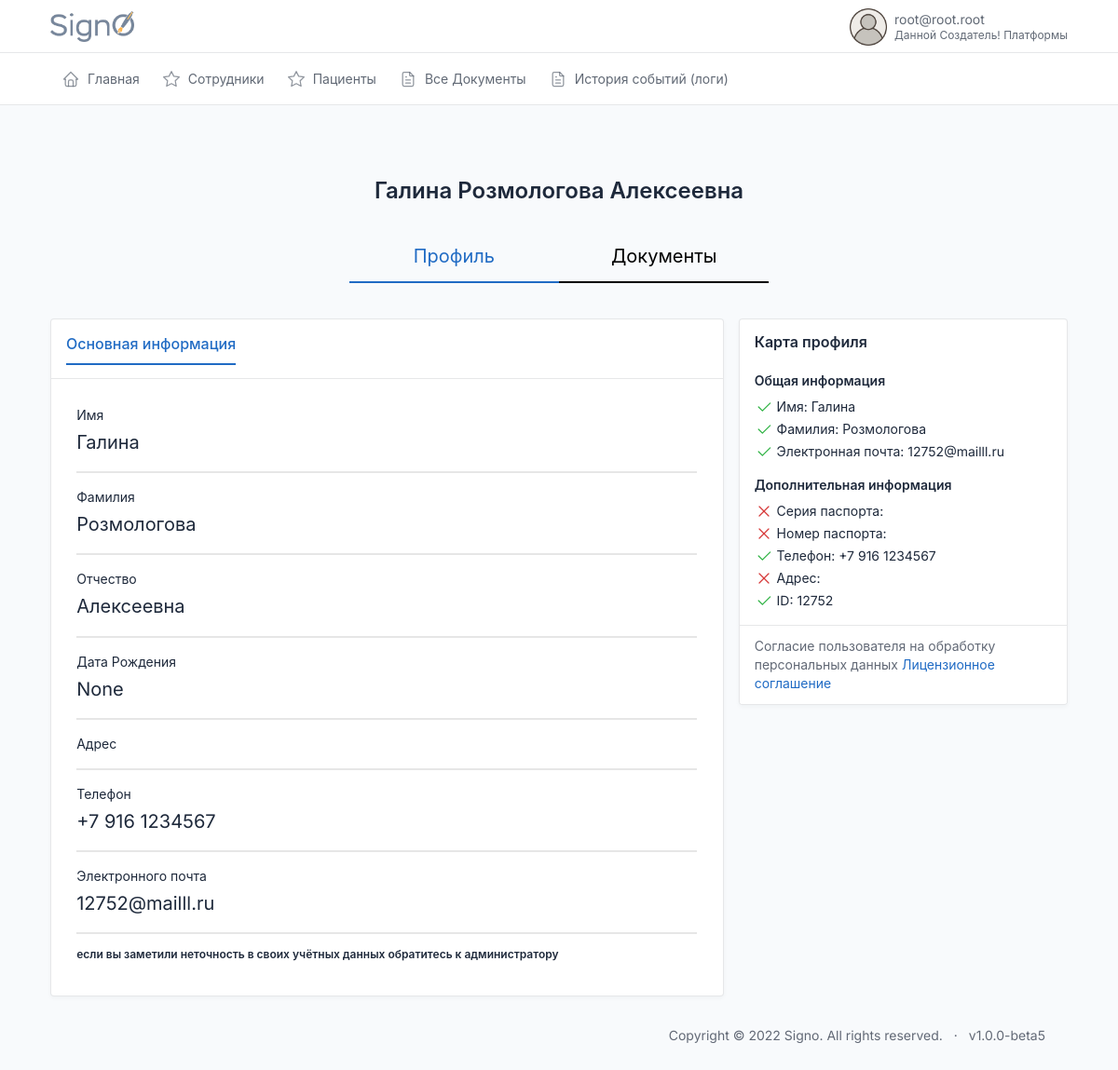
The page /id/user/46/ (signed in) on the database its author committed.
### users/models.py (models this page shows, shortened)
class CustomUser(AbstractBaseUser, PermissionsMixin):
    email = models.EmailField(max_length=254, unique=True, verbose_name='Электронная почта')
    first_name = models.CharField(u"Имя", max_length=100, blank=True, null=True)
    last_name = models.CharField(u"Фамилия", max_length=100, blank=True, null=True)
    patronymic = models.CharField(u"Отчество", max_length=100, blank=True, null=True)
    pasport_series = models.CharField(max_length=12, blank=True, verbose_name='Серия паспорта')
    pasport_number = models.CharField(max_length=12, blank=True, verbose_name='Номер паспорта')
    addres = models.CharField(max_length=240, blank=True, verbose_name='Адрес пользователя')
    user_profile_id = models.IntegerField(blank=True, verbose_name='ID пользователя', null=True)
    phone = models.CharField(max_length=24, verbose_name='Телефон')
    uniq_id = models.CharField(unique=True, max_length=12, blank=True, null=True, verbose_name='Уникальный ID')
    photo = models.ImageField(
        upload_to='users/%Y/%m/%d/',
        blank=True,
        default='../static/images/default_avatar.png',
        verbose_name='Аватар')
    is_active = models.BooleanField(default=True, verbose_name='Активирован')
    is_admin = models.BooleanField(default=False, verbose_name='Администратор')
    is_staff = models.BooleanField(_('staff status'), default=False)
    is_superuser = models.BooleanField(_('super user'), default=False)
    date_joined = models.DateTimeField(u'date joined', blank=True, null=True, default=timezone.now)
    last_login = models.DateTimeField(u'last login', blank=True, null=True)
    groups = models.ManyToManyField(Group, blank=True, null=True, verbose_name='Группы', related_name='groups')
    user_permissions = models.ManyToManyField(Permission, blank=True, null=True, verbose_name='Разрешения', related_name='user_permissions')
    date_of_birthday = models.DateField(blank=True, null=True, verbose_name='Дата Рождения')
    ADMINISTRATOR = 'AD'
    DOCTOR = 'DO'
    CLIENT = 'CL'
    DIRECTOR = 'DI'
    TYPE_ROLE = [
        (ADMINISTRATOR, 'Администратор'),
        (DOCTOR, 'Врач'),
        (CLIENT, 'Клиент'),
        (DIRECTOR, 'Руководитель')
    ]
    type = models.CharField(max_length=6, choices=TYPE_ROLE, default=CLIENT, verbose_name='Тип пользователя')
    ban = models.BooleanField(default=False, verbose_name='Уволен')
    ban_date = models.DateTimeField(verbose_name='дата увольнения', blank=True, null=True)
    ecp = models.BooleanField(default=False, verbose_name='Наличие ЭЦП')
    USERNAME_FIELD = 'email'
    REQUIRED_FIELDS = []
    objects = CustomUserManager()
    class Meta:
        verbose_name='Пользователь'
        verbose_name_plural='Пользователи'

### users/views.py (the view)
# urls.py: path('user/<int:pk>/', user, name='user'),
def user(request, pk):
    if request.user.type not in ['DO', 'CL']:
        user = CustomUser.objects.get(pk=pk)
        context = {
            'user': user,
        }
        return render(request, 'users/user.html', context)
    return redirect('index')

### users/templates/users/user.html (shortened to what this page needs)
<!DOCTYPE html>
<html lang="ru">
<head>
</head>
<body>
</body>
</html>
{%extends 'index.html'%}{%load static%}
{%block content%}
{%if user.type == 'CL'%}
    <center><h1>{{user.first_name}} {{user.last_name}} {{user.patronymic}}</h1></center>
<div class="user-info"id="user-info"><a href="{%url 'user' user.pk%}"class="active">Профиль</a><a href="{%url 'user_docs' user.pk%}"class="">Документы</a></div>
{%else%}
    <center><h1>{{user.first_name}} {{user.last_name}} {{user.patronymic}}</h1></center>
<div class="user-info"id="user-info"><a href="{%url 'user' user.pk%}"class="active">Профиль</a><a href="{%url 'user_docs' user.pk%}"class="">Пациенты</a></div>
{%endif%}
<div class="row row-cards">
              <div class="col-lg-8">
                <div class="card card-lg">
                    <div class="card-header">
                    <a href="{%url 'user' user.pk%}"><h3 class="card-title" style="    border-bottom: 2px solid;
    padding: 0px 0px 9px 0px;">Основная информация</h3></a>
                  </div>
                  <div class="card-body">
                    <div class="markdown">
<form action="" method="post" enctype="multipart/form-data">
       <div class="" style="font-size: 20px;border-bottom: 2px solid #e6e6e6; width: 100%;margin: 0px 0px 9px;margin: 0px 0px 14px 0px;
    padding: 0px 0px 14px 0px;">
       <span style="font-size: 14px;width:100%;display:flex;">Имя</span>
           {{user.first_name}}
   </div>
   <div class="" style="font-size: 20px;border-bottom: 2px solid #e6e6e6; width: 100%;margin: 0px 0px 9px;margin: 0px 0px 14px 0px;
    padding: 0px 0px 14px 0px;">
       <span style="font-size: 14px;width:100%;display:flex;">Фамилия</span>
       {{user.last_name}}
   </div>
       <div class="" style="font-size: 20px;border-bottom: 2px solid #e6e6e6; width: 100%;margin: 0px 0px 9px;margin: 0px 0px 14px 0px;
    padding: 0px 0px 14px 0px;">
       <span style="font-size: 14px;width:100%;display:flex;">Отчество</span>
 {{user.patronymic}}
   </div>
   <div class="" style="font-size: 20px;border-bottom: 2px solid #e6e6e6; width: 100%;margin: 0px 0px 9px;margin: 0px 0px 14px 0px;
   padding: 0px 0px 14px 0px;">
      <span style="font-size: 14px;width:100%;display:flex;">Дата Рождения</span>
           {{user.date_of_birthday}}
  </div>
  {% if request.user.type != 'DO'%}
       <div class="" style="font-size: 20px;border-bottom: 2px solid #e6e6e6; width: 100%;margin: 0px 0px 9px;margin: 0px 0px 14px 0px;
    padding: 0px 0px 14px 0px;">
       <span style="font-size: 14px;width:100%;display:flex;">Адрес</span>
   </div>
       <div class="" style="font-size: 20px;border-bottom: 2px solid #e6e6e6; width: 100%;margin: 0px 0px 9px;margin: 0px 0px 14px 0px;
    padding: 0px 0px 14px 0px;">
       <span style="font-size: 14px;width:100%;display:flex;">Телефон</span>
  {{user.phone}}
   </div>
       <div class="" style="font-size: 20px;border-bottom: 2px solid #e6e6e6; width: 100%;margin: 0px 0px 9px;margin: 0px 0px 14px 0px;
    padding: 0px 0px 14px 0px;">
       <span style="font-size: 14px;width:100%;display:flex;">Электронного почта</span>
    {{user.email}}
   </div>
   {% endif %}
<h5>если вы заметили неточность в своих учётных данных обратитесь к администратору</h5>
</form>
                    </div>
                  </div>
                </div>
              </div>
              <div class="col-lg-4">
                <div class="card">
                  <div class="card-body">
                    <div class="d-flex align-items-center mb-3">
                      <div>
                        <h3 class="lh-1">
                        Карта профиля
                        </h3>
                      </div>
                    </div>
                    <h4>Общая информация</h4>
                    <ul class="list-unstyled space-y-1">
                      <li>
                          {%if user.first_name%}
                          <svg xmlns="http://www.w3.org/2000/svg" class="icon text-green" width="24" height="24" viewBox="0 0 24 24" stroke-width="2" stroke="currentColor" fill="none" stroke-linecap="round" stroke-linejoin="round"><path stroke="none" d="M0 0h24v24H0z" fill="none"></path><path d="M5 12l5 5l10 -10"></path></svg>
                          {%endif%}
                        Имя: {{user.first_name}}
                      </li>
                      <li>
                          {%if user.last_name%}
                          <svg xmlns="http://www.w3.org/2000/svg" class="icon text-green" width="24" height="24" viewBox="0 0 24 24" stroke-width="2" stroke="currentColor" fill="none" stroke-linecap="round" stroke-linejoin="round"><path stroke="none" d="M0 0h24v24H0z" fill="none"></path><path d="M5 12l5 5l10 -10"></path></svg>
                          {%endif%}
                        Фамилия: {{user.last_name}}
                      </li>
                      {% if request.user.type != 'DO' %}
                      <li>
                          {%if user.email%}
                          <svg xmlns="http://www.w3.org/2000/svg" class="icon text-green" width="24" height="24" viewBox="0 0 24 24" stroke-width="2" stroke="currentColor" fill="none" stroke-linecap="round" stroke-linejoin="round"><path stroke="none" d="M0 0h24v24H0z" fill="none"></path><path d="M5 12l5 5l10 -10"></path></svg>
                          {%endif%}
                          Электронная почта: {{user.email}}
                      </li>
                    </ul>
                    <h4>Дополнительная информация</h4>
                    <ul class="list-unstyled space-y-1">
                      <li>
                        Серия паспорта: {{user.pasport_series}}
                      </li>
                      <li>
                        Номер паспорта: {{user.pasport_number}}
                      </li>
                        <li>
                          {%if user.phone%}
                          <svg xmlns="http://www.w3.org/2000/svg" class="icon text-green" width="24" height="24" viewBox="0 0 24 24" stroke-width="2" stroke="currentColor" fill="none" stroke-linecap="round" stroke-linejoin="round"><path stroke="none" d="M0 0h24v24H0z" fill="none"></path><path d="M5 12l5 5l10 -10"></path></svg>
                            {%endif%}
                        Телефон: {{user.phone}}
                      </li>
                        <li>
                        Адрес: {{user.addres}}
                      </li>
                      {% endif %}
                        <li>
                          {%if user.id%}
                          <svg xmlns="http://www.w3.org/2000/svg" class="icon text-green" width="24" height="24" viewBox="0 0 24 24" stroke-width="2" stroke="currentColor" fill="none" stroke-linecap="round" stroke-linejoin="round"><path stroke="none" d="M0 0h24v24H0z" fill="none"></path><path d="M5 12l5 5l10 -10"></path></svg>
                          {%endif%}
                        ID: {{user.uniq_id}}
                      </li>
                    </ul>
                  </div>
                  <div class="card-footer">
                    Согласие пользователя на обработку персональных данных
                    <a href="#" target="_blank">Лицензионное соглашение</a>
                  </div>
                </div>
              </div>
            </div>
{%endblock%}

### templates/header.html (shortened to what this page needs)
<!doctype html>{%load static%}
<html lang="en">
<head>
  <link href="{% static 'dist/css/tabler.min.css' %}" rel="stylesheet" />
  <link href="{% static 'dist/css/tabler-flags.min.css' %}" rel="stylesheet" />
  <link href="{% static 'dist/css/tabler-payments.min.css'%}" rel="stylesheet" />
  <link href="{% static 'dist/css/tabler-vendors.min.css' %}" rel="stylesheet" />
  <link href="{% static 'dist/css/demo.min.css'%}" rel="stylesheet" />
  <link href="{% static 'css/style.css'%}" rel="stylesheet" />
  <link rel='stylesheet' href='https://cdn-uicons.flaticon.com/uicons-regular-rounded/css/uicons-regular-rounded.css'>
</head>
<body>
  <div class="wrapper">
    <header class="navbar navbar-expand-md navbar-light d-print-none">
      <div class="container-xl">
        <h1 class="navbar-brand navbar-brand-autodark d-none-navbar-horizontal pe-0 pe-md-3"
          style="display:flex; justify-content:space-between">
          <a href="{%url 'index'%}">
            <img width=90px height=33px src="/static/images/signo_logo.png">
          </a>
        </h1>
        <div class="navbar-nav flex-row order-md-last">
          <div class="nav-item dropdown">
            <a href="#" class="nav-link d-flex lh-1 text-reset p-0" data-bs-toggle="dropdown"
              aria-label="Open user menu">
              <img width=40px height=40px src="{{request.user.photo.url}}">
              <div class="d-none d-xl-block ps-2">
                <div>{{request.user.email}}</div>
                <div class="mt-1 small text-muted">
                  {{request.user.last_name}} {{request.user.first_name}} {{request.user.patronymic}}
                </div>
              </div>
            </a>
          </div>
        </div>
      </div>
    </header>
    <div class="navbar-expand-md">
      <div class="collapse navbar-collapse" id="navbar-menu">
        <div class="navbar navbar-light">
          <div class="container-xl">
            <ul class="navbar-nav">
              {%if request.user.type == 'DI'%}
              {% include 'menu/director.html' %}
              {%endif%}
            </ul>
          </div>
        </div>
      </div>
    </div>
    <div class="page-wrapper">
      <div class="container-xl">
        <div class="page-header d-print-none">
        </div>
      </div>
      <div class="page-body">
        <div class="container-xl">

### static/css/style.css (style rules this page uses)
.user-info { display: flex; justify-content: center; margin: auto auto 38px; max-width: 460px; }
.user-info a { width: 49%; text-align: center; font-size: 20px; border-bottom: 2px solid #000000; padding: 0px 0px 12px 0px; color: #000000; }
.user-info a.active { border-bottom: 2px solid #206bc4; padding: 0px 0px 12px 0px; color: #206bc4; }

### templates/header.html (style rules this page uses)
.card-header a { margin: 0px 20px 0px 0px; }

### users/templates/users/user.html (style rules this page uses)
h1 { margin: 0px 0px 40px 0px; }
.card-lg>.card-body { padding: 1.7rem; }
.user-info { display:flex;justify-content:center;margin: auto auto 38px;max-width: 460px; }
.user-info a { width:49%;text-align:center;font-size:20px;border-bottom: 2px solid #000000; padding: 0px 0px 12px 0px; color: #000000; }
.user-info a.active { border-bottom: 2px solid #206bc4; padding: 0px 0px 12px 0px; color: #206bc4; }

### rows shown on the page
CustomUser: user.photo (placeholder picture), user.email "root@root.root", user.last_name "Данной", user.first_name "Создатель!", user.patronymic "Платформы"
CustomUser: first_name "Галина", last_name "Розмологова", patronymic "Алексеевна", date_of_birthday "None", phone "+7 916 1234567", email "12752@mailll.ru", uniq_id "12752"
